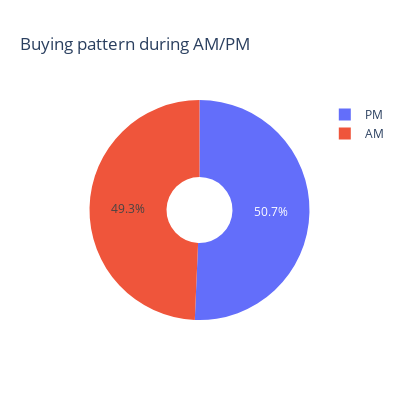

Notebook code cell kept with this figure:
### Code cell
fig_tim_distr = px.pie(data_frame = df_ecom, names = 'AM or PM', values = 'UserCount',hole=.3,
                      title = 'Buying pattern during AM/PM', width=400, height=400)
fig_tim_distr.show()

### Figure 1 — Plotly figure (JSON) as saved in the notebook; plotly's stock layout.template omitted (floating-point values rounded to 4 significant figures; data arrays with more than 128 entries replaced by an {"elided": "..."} marker saying what was removed)
{"data": [{"domain": {"x": [0, 1], "y": [0, 1]}, "hole": 0.3, "hovertemplate": "AM or PM=%{label}<br>UserCount=%{value}<extra></extra>", "labels": {"elided": "10000 str values"}, "legendgroup": "", "name": "", "showlegend": true, "type": "pie", "values": {"elided": "10000 int values"}}], "layout": {"height": 400, "legend": {"tracegroupgap": 0}, "title": {"text": "Buying pattern during AM/PM"}, "width": 400}}
